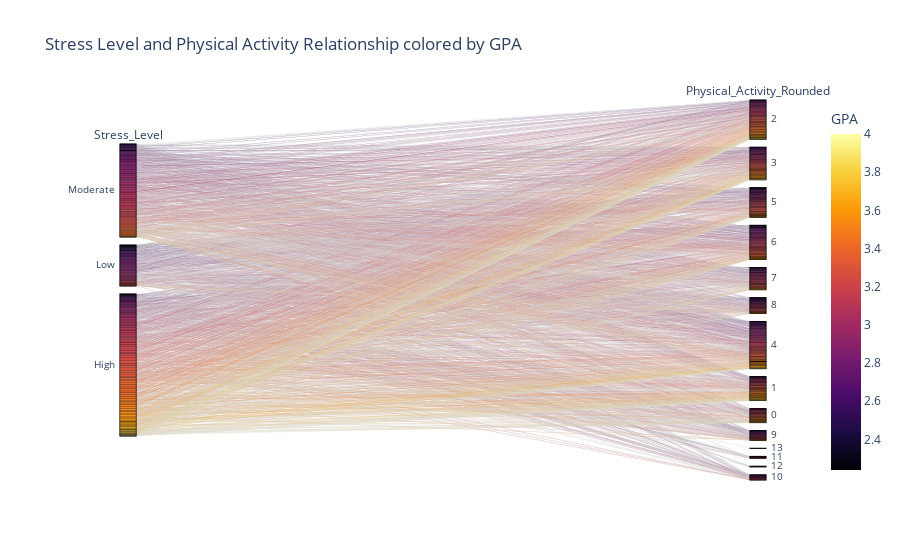

Source (notebook cell):
### Code cell
#Parallel Categories Diagram
df['Physical_Activity_Rounded'] = df['Physical_Activity_Hours_Per_Day'].round().astype(int)

fig = px.parallel_categories(df, dimensions=['Stress_Level', 'Physical_Activity_Rounded'],
                             color='GPA', color_continuous_scale=px.colors.sequential.Inferno,
                             title='Stress Level and Physical Activity Relationship colored by GPA')
fig.show()

### Figure 1 — Plotly figure (JSON) as saved in the notebook; plotly's stock layout.template omitted (floating-point values rounded to 4 significant figures; data arrays with more than 128 entries replaced by an {"elided": "..."} marker saying what was removed)
{"data": [{"dimensions": [{"label": "Stress_Level", "values": {"elided": "2000 str values"}}, {"label": "Physical_Activity_Rounded", "values": {"elided": "2000 int values"}}], "domain": {"x": [0, 1], "y": [0, 1]}, "line": {"color": {"elided": "2000 float values"}, "coloraxis": "coloraxis"}, "name": "", "type": "parcats"}], "layout": {"autosize": true, "coloraxis": {"colorbar": {"title": {"text": "GPA"}}, "colorscale": [[0, "#000004"], [0.1111, "#1b0c41"], [0.2222, "#4a0c6b"], [0.3333, "#781c6d"], [0.4444, "#a52c60"], [0.5556, "#cf4446"], [0.6667, "#ed6925"], [0.7778, "#fb9b06"], [0.8889, "#f7d13d"], [1, "#fcffa4"]]}, "legend": {"tracegroupgap": 0}, "title": {"text": "Stress Level and Physical Activity Relationship colored by GPA"}}}
